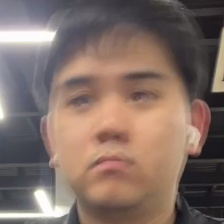
#> input picture data_test/frame100_tam0.jpg, 224 x 224 px; its folder holds only this picture in this run
$ python -i col_data.py   (imports and definitions only)
#> lines starting #> are read from the running program, lines starting #| are printed output that depends on the picture
import cv2
import os

# Load the Haar Cascade face detector
face_classifier = cv2.CascadeClassifier(
    cv2.data.haarcascades + "haarcascade_frontalface_default.xml"
)

# Root folder containing all subfolders
root_folder = "Face_Data"
output_dir = "crop_data"  # Directory to save cropped faces
# [1 line not run here, left out]

def detect_and_save_faces_from_image(image_path, subfolder_output_dir):
    """
    Detect faces in a single image, resize them to 224x224, and save them to the output directory.
    """
#> called with image_path = 'data_test/frame100_tam0.jpg', subfolder_output_dir = 'out.png'
    # Load the image
    image = cv2.imread(image_path)
#> image is the input picture: shape (224, 224, 3); mean B, G, R 101.9, 110.1, 130.1
    if image is None:
        print(f"Could not read image: {image_path}")
        return

    # Convert to grayscale for face detection
    gray_image = cv2.cvtColor(image, cv2.COLOR_BGR2GRAY)
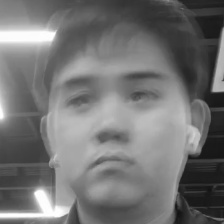
#> gray_image: shape (224, 224); min 17, max 255, mean 115.1

    # Detect faces
    faces = face_classifier.detectMultiScale(gray_image, 1.1, 5, minSize=(40, 40))
#> faces = [[30, 30, 165, 165]]

    if faces is None or len(faces) == 0:
        print(f"No faces detected in image: {image_path}")
        return

    # [12 lines of commented-out code are left out]
    scale=1.2
    for i, (x, y, w, h) in enumerate(faces):
        # Tính toán vùng cắt lớn hơn bằng cách nhân với tỉ lệ (scale)
        dx = int(w * (scale - 1) / 2)  # Tính toán khoảng cách mở rộng theo chiều ngang
        dy = int(h * (scale - 1) / 2)  # Tính toán khoảng cách mở rộng theo chiều dọc

        # Mở rộng vùng cắt
        x_new = max(x - dx, 0)  # Đảm bảo không ra ngoài ảnh
        y_new = max(y - dy, 0)  # Đảm bảo không ra ngoài ảnh
        w_new = min(x + w + dx, image.shape[1]) - x_new  # Đảm bảo không vượt qua kích thước ảnh
        h_new = min(y + h + dy, image.shape[0]) - y_new  # Đảm bảo không vượt qua kích thước ảnh

        # Cắt khuôn mặt lớn hơn
        face = image[y_new:y_new + h_new, x_new:x_new + w_new]

        # Resize lại khuôn mặt về kích thước 224x224
        resized_face = cv2.resize(face, (224, 224))

        # Save the face image with the original image's name
        base_name = os.path.basename(image_path)
        file_name = f"{os.path.splitext(base_name)[0]}_face{i}.jpg"
        output_path = os.path.join(subfolder_output_dir, file_name)
        cv2.imwrite(output_path, resized_face)
#> this loop made 1 pass
#> (x, y, w, h, dx, dy, x_new, y_new) on pass 1: (30, 30, 165, 165, 16, 16, 14, 14)
#> pass 1, in detect_and_save_faces_from_image, `face = image[y_new:y_new + h_new, x_new:x_new + w_new]`:
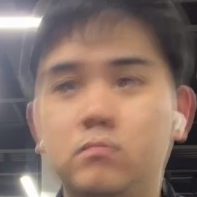
#> face: shape (197, 197, 3); mean B, G, R 104.4, 115.2, 139.6

    print(f"Detected and saved {len(faces)} faces from: {image_path}")
#| Detected and saved 1 faces from: data_test/frame100_tam0.jpg


# Traverse all subfolders
# [20 lines not run here, left out]

>>> result = detect_and_save_faces_from_image('data_test/frame100_tam0.jpg', 'out.png')

$ run again, on data_test/frame150_tam0.jpg
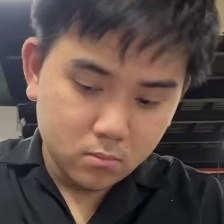
#> input picture data_test/frame150_tam0.jpg, 224 x 224 px
#> in detect_and_save_faces_from_image, image is the input picture: shape (224, 224, 3); mean B, G, R 71.5, 77.4, 95
#> in detect_and_save_faces_from_image, `gray_image = cv2.cvtColor(image, cv2.COLOR_BGR2GRAY)`:
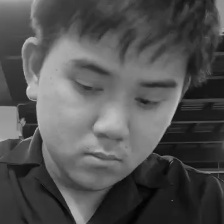
#> gray_image: shape (224, 224); min 2, max 214, mean 82
#> faces = [[28, 29, 168, 168]]
#> the loop in detect_and_save_faces_from_image, `for i, (x, y, w, h) in enumerate(faces):` made 1 pass
#> (x, y, w, h, dx, dy, x_new, y_new) on pass 1: (28, 29, 168, 168, 16, 16, 12, 13)
#> pass 1, in detect_and_save_faces_from_image, `face = image[y_new:y_new + h_new, x_new:x_new + w_new]`:
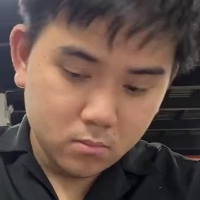
#> face: shape (200, 200, 3); mean B, G, R 73.2, 81.3, 103
#| Detected and saved 1 faces from: data_test/frame150_tam0.jpg

$ run again, on data_test/frame250_tam0.jpg
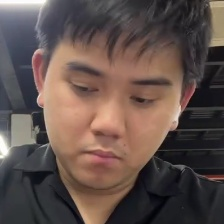
#> input picture data_test/frame250_tam0.jpg, 224 x 224 px
#> in detect_and_save_faces_from_image, image is the input picture: shape (224, 224, 3); mean B, G, R 75.6, 80.7, 97.2
#> in detect_and_save_faces_from_image, `gray_image = cv2.cvtColor(image, cv2.COLOR_BGR2GRAY)`:
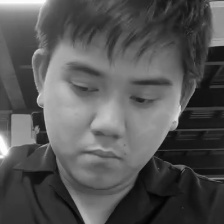
#> gray_image: shape (224, 224); min 2, max 255, mean 85.1
#> faces = [[32, 30, 163, 163]]
#> the loop in detect_and_save_faces_from_image, `for i, (x, y, w, h) in enumerate(faces):` made 1 pass
#> (x, y, w, h, dx, dy, x_new, y_new) on pass 1: (32, 30, 163, 163, 16, 16, 16, 14)
#> pass 1, in detect_and_save_faces_from_image, `face = image[y_new:y_new + h_new, x_new:x_new + w_new]`:
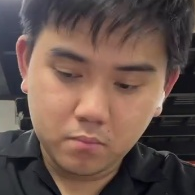
#> face: shape (195, 195, 3); mean B, G, R 76, 83.2, 104.4
#| Detected and saved 1 faces from: data_test/frame250_tam0.jpg

$ run again, on data_test/frame40_tam0.jpg
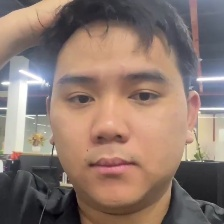
#> input picture data_test/frame40_tam0.jpg, 224 x 224 px
#> in detect_and_save_faces_from_image, image is the input picture: shape (224, 224, 3); mean B, G, R 110.4, 120.2, 141.1
#> in detect_and_save_faces_from_image, `gray_image = cv2.cvtColor(image, cv2.COLOR_BGR2GRAY)`:
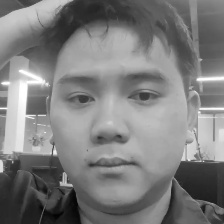
#> gray_image: shape (224, 224); min 2, max 255, mean 125.3
#> faces = [[29, 28, 165, 165]]
#> the loop in detect_and_save_faces_from_image, `for i, (x, y, w, h) in enumerate(faces):` made 1 pass
#> (x, y, w, h, dx, dy, x_new, y_new) on pass 1: (29, 28, 165, 165, 16, 16, 13, 12)
#> pass 1, in detect_and_save_faces_from_image, `face = image[y_new:y_new + h_new, x_new:x_new + w_new]`:
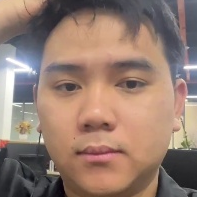
#> face: shape (197, 197, 3); mean B, G, R 112.5, 124.7, 150
#| Detected and saved 1 faces from: data_test/frame40_tam0.jpg
